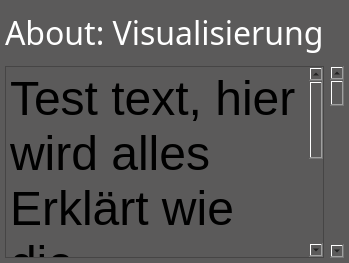
               <widget class="QWidget" name="page_about_vis">
                <property name="styleSheet">
                 <string notr="true">background:rgb(91,90,90);</string>
                </property>
                <layout class="QGridLayout" name="gridLayout_4">
                 <property name="leftMargin">
                  <number>5</number>
                 </property>
                 <property name="topMargin">
                  <number>5</number>
                 </property>
                 <property name="rightMargin">
                  <number>5</number>
                 </property>
                 <property name="bottomMargin">
                  <number>5</number>
                 </property>
                 <item row="0" column="0">
                  <widget class="QLabel" name="lab_plan_2">
                   <property name="minimumSize">
                    <size>
                     <width>0</width>
                     <height>55</height>
                    </size>
                   </property>
                   <property name="maximumSize">
                    <size>
                     <width>16777215</width>
                     <height>55</height>
                    </size>
                   </property>
                   <property name="font">
                    <font>
                     <family>Segoe UI Semilight</family>
                     <pointsize>24</pointsize>
                    </font>
                   </property>
                   <property name="styleSheet">
                    <string notr="true">color:rgb(255,255,255);</string>
                   </property>
                   <property name="text">
                    <string>&lt;html&gt;&lt;head/&gt;&lt;body&gt;&lt;p&gt;&lt;span style=&quot; color:#ffffff;&quot;&gt;About: Visualisierung&lt;/span&gt;&lt;/p&gt;&lt;/body&gt;&lt;/html&gt;</string>
                   </property>
                  </widget>
                 </item>
                 <item row="1" column="0">
                  <widget class="QTextEdit" name="textEdit_plan">
                   <property name="html">
                    <string>&lt;!DOCTYPE HTML PUBLIC &quot;-//W3C//DTD HTML 4.0//EN&quot; &quot;http://www.w3.org/TR/REC-html40/strict.dtd&quot;&gt;
&lt;html&gt;&lt;head&gt;&lt;meta name=&quot;qrichtext&quot; content=&quot;1&quot; /&gt;&lt;style type=&quot;text/css&quot;&gt;
p, li { white-space: pre-wrap; }
&lt;/style&gt;&lt;/head&gt;&lt;body style=&quot; font-family:'MS Shell Dlg 2'; font-size:8pt; font-weight:400; font-style:normal;&quot;&gt;
&lt;p style=&quot; margin-top:0px; margin-bottom:0px; margin-left:0px; margin-right:0px; -qt-block-indent:0; text-indent:0px;&quot;&gt;&lt;span style=&quot; font-family:'Segoe UI'; font-size:36pt;&quot;&gt;Test text, hier wird alles Erklärt wie die spezifische Seite funktioniert&lt;/span&gt;&lt;/p&gt;&lt;/body&gt;&lt;/html&gt;</string>
                   </property>
                  </widget>
                 </item>
                 <item row="1" column="1">
                  <widget class="QScrollBar" name="verticalScrollBar">
                   <property name="orientation">
                    <enum>Qt::Vertical</enum>
                   </property>
                  </widget>
                 </item>
                </layout>
               </widget>
